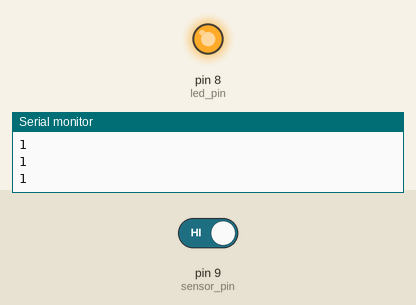
A program run on a simulated Arduino Uno, built with avr-gcc and run on an emulated ATmega328P. Shown: output pins drawn as LEDs (lit = HIGH), the last lines printed to the serial monitor. Inputs (shaded band) come from the test bench; at power-on: pin 9 (sensor_pin) HIGH.

Above: at 12.8 s.
12.9 s: pin 9 (sensor_pin) driven LOW
At 17.6 s:
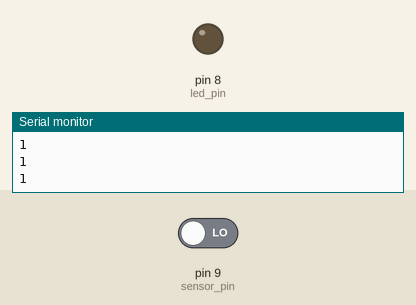
19.6 s: pin 9 (sensor_pin) driven HIGH
At 21.0 s:
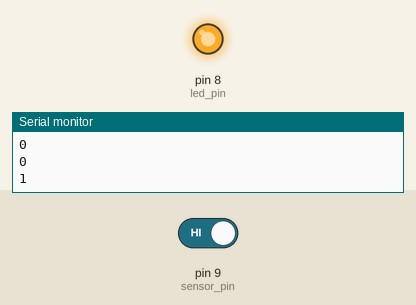
Timing chart, 0 to 37.5 s (numbered marks = the images above; inputs shaded):
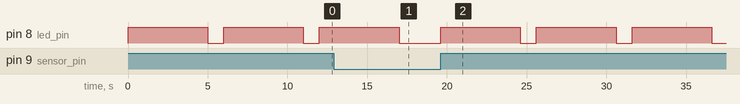

The program:

main.cpp
```cpp
#include <Arduino.h>

// SW-420 Vibration Sensor Module
// will turn on an LED light when the sensor detects vibration
// led positive is connected to pin 8 of the Arduino board with a resistor of 330 Ohm in series

// The sensor data pin is connected to the digital pin 10 of the Arduino board

byte led_pin = 8;
byte sensor_pin = 9;
bool sensor_value = 0;


void setup() {
  pinMode(led_pin, OUTPUT);
  pinMode(sensor_pin, INPUT_PULLUP); // internal pull-up resistor
  Serial.begin(9600);
}

void loop() {
sensor_value = digitalRead(sensor_pin);
Serial.println(sensor_value);
if (sensor_value == 1) {
  digitalWrite(led_pin, HIGH);
  delay(5000);
  digitalWrite(led_pin, LOW);
  delay(1000);
}
else {
  digitalWrite(led_pin, LOW);
}
}
```

Measured:
- after the input at 12.9 s, pin 8 (led_pin): goes on until 17.0 s, then stays LOW
- after the input at 19.6 s, pin 8 (led_pin): alternates HIGH for 5.0 s and LOW for 1.0 s, starting at once
- by itself, pin 8 (led_pin): alternates HIGH for 5.0 s and LOW for 1.0 s
